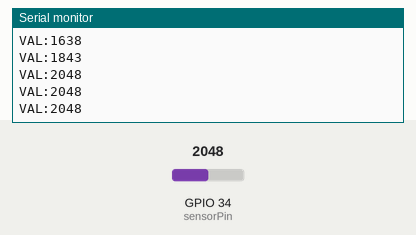
Bench run of a sketch on a simulated ESP32. On the bench: the last lines printed to the serial monitor. The test bench sets the inputs (shaded band); at power-on: GPIO 34 (sensorPin) = 2048.

Above: at 1.2 s.
1.3 s: GPIO 34 (sensorPin) set to 2866
At 1.31 s:
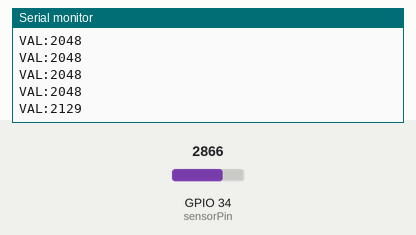
2.8 s: GPIO 34 (sensorPin) set to 3603
At 2.81 s:
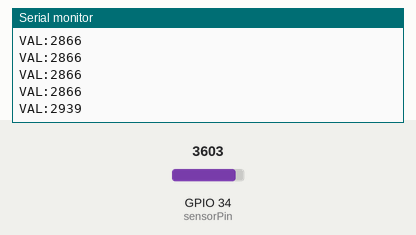
Timing chart, 0 to 5.8 s (numbered marks = the images above; inputs shaded):
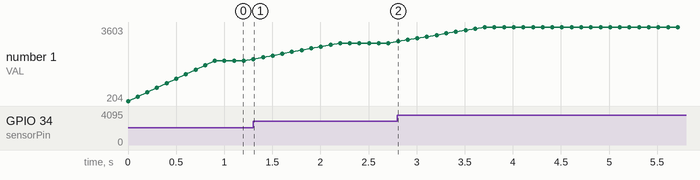

The sketch:

TCC.ino
```cpp
#include <Arduino.h>

const int sensorPin = 34;  // Pino onde o sensor está conectado
const int threshold = 50;  // Variação mínima para detectar um novo pico ou vale
const unsigned long interval = 60000;  // Intervalo de 1 minuto em milissegundos
const int numReadings = 10;  // Número de leituras para a média móvel

int peakCount = 0;  // Contador de picos para calcular a frequência respiratória
int lastSensorValue = 0;
bool isPeakDetected = false;
unsigned long startTime;

// Array para armazenar as leituras para a média móvel
int readings[numReadings];
int readIndex = 0;  // Índice da leitura atual
int total = 0;  // Soma das leituras
int average = 0;  // Média das leituras

void setup() {
  Serial.begin(9600);  // Inicializa a comunicação serial
  startTime = millis();  // Marca o início do intervalo de contagem

  // Inicializa todas as leituras com zero
  for (int i = 0; i < numReadings; i++) {
    readings[i] = 0;
  }
}

void loop() {
  // Lê o valor do sensor
  int sensorValue = analogRead(sensorPin);

  // Atualiza a soma total para a média móvel
  total -= readings[readIndex];  // Remove a leitura mais antiga
  readings[readIndex] = sensorValue;  // Adiciona a nova leitura
  total += readings[readIndex];  // Atualiza a soma total
  readIndex = (readIndex + 1) % numReadings;  // Avança o índice para a próxima leitura

  // Calcula a média
  average = total / numReadings;

  // Detecta pico se a média atual for consideravelmente maior que a anterior
  if (average > lastSensorValue + threshold && !isPeakDetected) {
    peakCount++;
    isPeakDetected = true;  // Marca o início do pico
  }

  // Detecta vale se a média atual for consideravelmente menor que a anterior
  if (average < lastSensorValue - threshold && isPeakDetected) {
    isPeakDetected = false;  // Reseta para detectar novo pico no próximo ciclo
  }

  lastSensorValue = average;  // Atualiza o último valor do sensor com a média

  // Envia o valor da média do sensor em tempo real
  Serial.print("VAL:");
  Serial.println(average);

  // Verifica se o intervalo de 1 minuto se passou para calcular a RPM
  if (millis() - startTime >= interval) {
    int rpm = peakCount;  // Cada pico representa uma respiração completa
    Serial.print("RPM:");
    Serial.println(rpm);

    // Reinicia o contador e o temporizador para o próximo minuto
    peakCount = 0;
    startTime = millis();
  }

  delay(100);  // Aguarda antes da próxima leitura
}
```

Measured:
- after the input at 1.3 s, the serial monitor: prints a new line at once (image 1)
- after the input at 2.8 s, the serial monitor: prints a new line at once (image 2)
- plotted number 1: 2048 → 2866 after the input at 1.3 s, 2866 → 3603 after the input at 2.8 s
